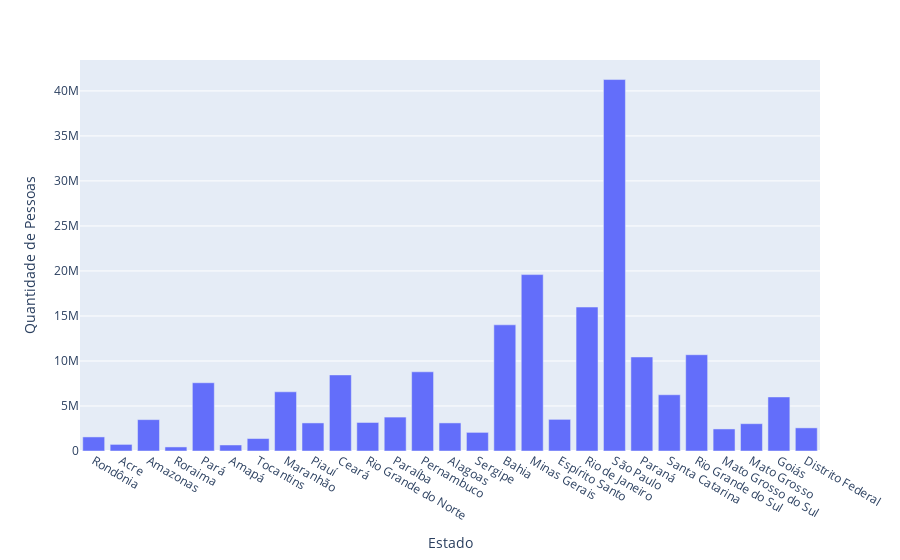
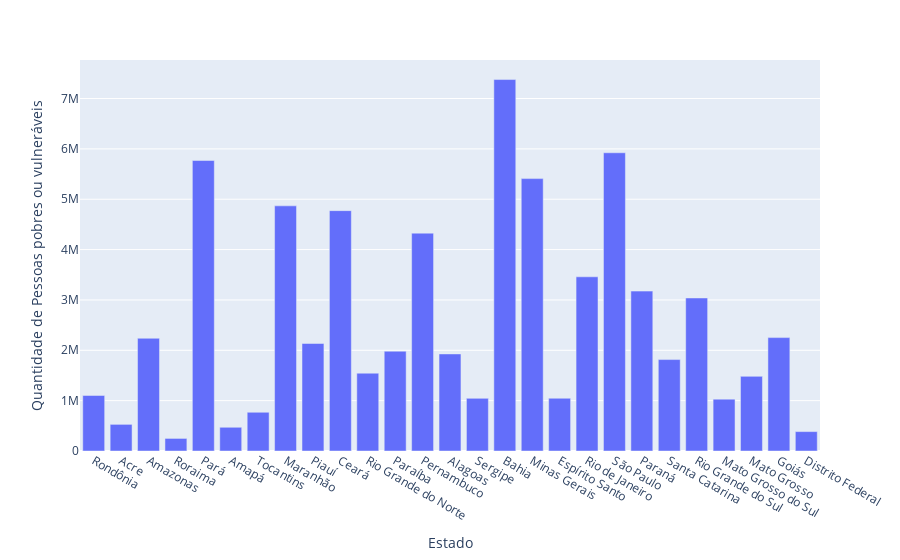

Write notebook code for charts like these, in order.
### Code cell
dataframeBase = pd.read_excel("Agregações GR UF Brasil/UF.ods",engine='odf')

newDataframe = dataframeBase[["cod_local", "qtd_pes", "qtd_pes_pobres", "qtd_pes_vulneraveis", "qtd_pes_pob_vul","qtd_0a11"]].copy()

mapeamento = {
11: "Rondônia",
12: "Acre",
13: "Amazonas",
14: "Roraima",
15: "Pará",
16: "Amapá",
17: "Tocantins",
21: "Maranhão",
22: "Piauí",
23: "Ceará",
24: "Rio Grande do Norte",
25: "Paraíba",
26: "Pernambuco",
27: "Alagoas",
28: "Sergipe",
29: "Bahia",
31: "Minas Gerais",
32: "Espírito Santo",
33: "Rio de Janeiro",
35: "São Paulo",
41: "Paraná",
42: "Santa Catarina",
43: "Rio Grande do Sul",
50: "Mato Grosso do Sul",
51: "Mato Grosso",
52: "Goiás",
53: "Distrito Federal",
}

newDataframe['cod_local'] = newDataframe['cod_local'].replace(mapeamento)


fig1 = px.bar(newDataframe, x = 'cod_local', y = 'qtd_pes')
fig1.update_yaxes(title_text='Quantidade de Pessoas')
fig1.update_xaxes(title_text='Estado')

fig1.show()


fig1 = px.bar(newDataframe, x = 'cod_local', y = 'qtd_pes_pob_vul')
fig1.update_yaxes(title_text='Quantidade de Pessoas pobres ou vulneráveis')
fig1.update_xaxes(title_text='Estado')


fig1.show()

### Figure 1 — Plotly figure (JSON) as saved in the notebook; plotly's stock layout.template omitted (floating-point values rounded to 4 significant figures)
{"data": [{"alignmentgroup": "True", "hovertemplate": "cod_local=%{x}<br>qtd_pes=%{y}<extra></extra>", "legendgroup": "", "marker": {"color": "#636efa", "pattern": {"shape": ""}}, "name": "", "offsetgroup": "", "orientation": "v", "showlegend": false, "textposition": "auto", "type": "bar", "x": ["Rondônia", "Acre", "Amazonas", "Roraima", "Pará", "Amapá", "Tocantins", "Maranhão", "Piauí", "Ceará", "Rio Grande do Norte", "Paraíba", "Pernambuco", "Alagoas", "Sergipe", "Bahia", "Minas Gerais", "Espírito Santo", "Rio de Janeiro", "São Paulo", "Paraná", "Santa Catarina", "Rio Grande do Sul", "Mato Grosso do Sul", "Mato Grosso", "Goiás", "Distrito Federal"], "xaxis": "x", "y": [1562000.0, 733600.0, 3484000.0, 450500.0, 7581051, 669500.0, 1383445, 6575000.0, 3118000.0, 8452000.0, 3168027, 3766528, 8796000.0, 3120000.0, 2068000.0, 14020000.0, 19600000.0, 3515000.0, 15989929, 41260000.0, 10440000.0, 6248000.0, 10693929, 2449000.0, 3035000.0, 6004000.0, 2570000.0], "yaxis": "y"}], "layout": {"barmode": "relative", "legend": {"tracegroupgap": 0}, "margin": {"t": 60}, "xaxis": {"anchor": "y", "domain": [0, 1], "title": {"text": "Estado"}}, "yaxis": {"anchor": "x", "domain": [0, 1], "title": {"text": "Quantidade de Pessoas"}}}}

### Figure 2 — Plotly figure (JSON) as saved in the notebook; plotly's stock layout.template omitted (floating-point values rounded to 4 significant figures)
{"data": [{"alignmentgroup": "True", "hovertemplate": "cod_local=%{x}<br>qtd_pes_pob_vul=%{y}<extra></extra>", "legendgroup": "", "marker": {"color": "#636efa", "pattern": {"shape": ""}}, "name": "", "offsetgroup": "", "orientation": "v", "showlegend": false, "textposition": "auto", "type": "bar", "x": ["Rondônia", "Acre", "Amazonas", "Roraima", "Pará", "Amapá", "Tocantins", "Maranhão", "Piauí", "Ceará", "Rio Grande do Norte", "Paraíba", "Pernambuco", "Alagoas", "Sergipe", "Bahia", "Minas Gerais", "Espírito Santo", "Rio de Janeiro", "São Paulo", "Paraná", "Santa Catarina", "Rio Grande do Sul", "Mato Grosso do Sul", "Mato Grosso", "Goiás", "Distrito Federal"], "xaxis": "x", "y": [1103000.0, 529100.0, 2239000.0, 249800.0, 5769000.0, 471200.0, 769500.0, 4869000.0, 2135000.0, 4774000.0, 1545000.0, 1982000.0, 4327000.0, 1928000.0, 1045000.0, 7377000.0, 5410000.0, 1048000.0, 3459000.0, 5923000.0, 3175000.0, 1816000.0, 3039000.0, 1030000.0, 1483000.0, 2252000.0, 385300.0], "yaxis": "y"}], "layout": {"barmode": "relative", "legend": {"tracegroupgap": 0}, "margin": {"t": 60}, "xaxis": {"anchor": "y", "domain": [0, 1], "title": {"text": "Estado"}}, "yaxis": {"anchor": "x", "domain": [0, 1], "title": {"text": "Quantidade de Pessoas pobres ou vulneráveis"}}}}
